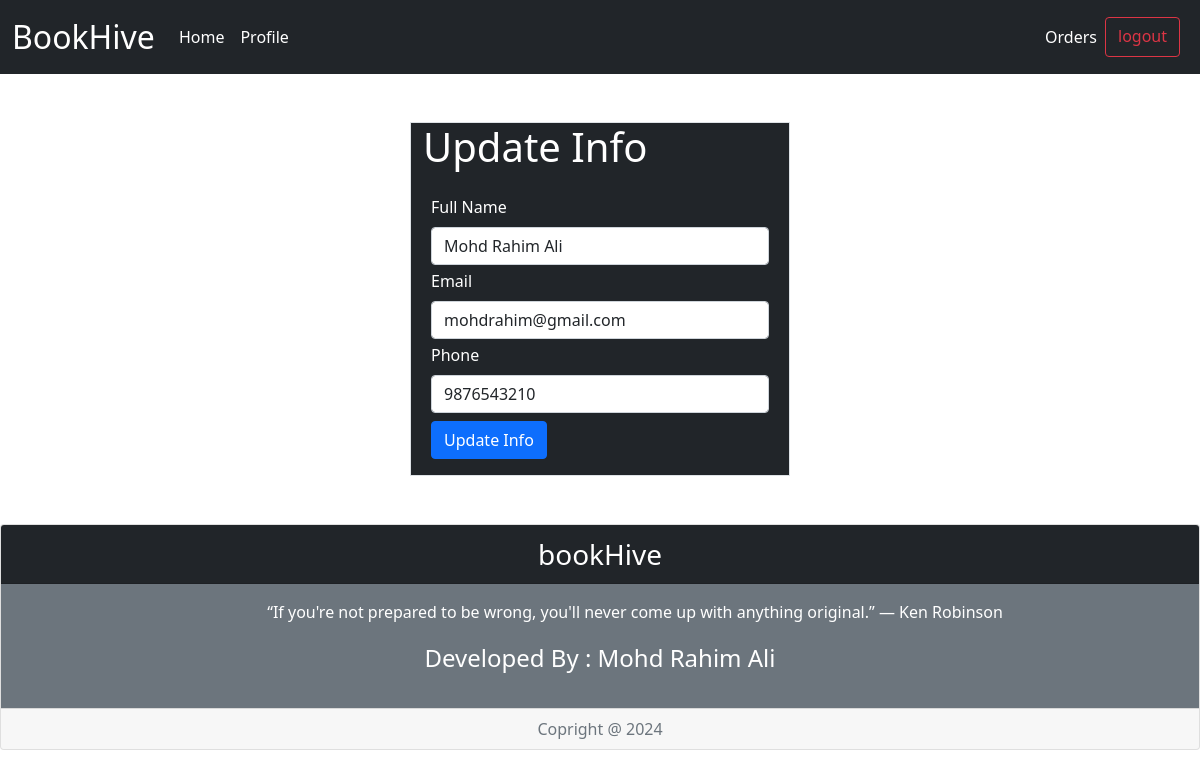
The page /edit-profile/ (signed in) on the database its author committed.
### store/models.py (models this page shows, shortened)
class UserDetail(models.Model):
    userType=(
        ('BUYER', 'Buyer'),
        ('SELLER', 'Seller')
    )
    name=models.CharField(max_length=100)
    email=models.CharField(max_length=50)
    phone=models.CharField(max_length=13)
    password=models.CharField(max_length=100)
    @staticmethod
    def get_user_by_email(email):
        try:
            return UserDetail.objects.get(email=email)
        except:
            return False

### store/views/edit_profile.py (the view, shortened to what this page needs)
# urls.py: path('edit-profile/', edit_profile.EditProfile.as_view(), name='editprofile'),
class EditProfile(View):
    def get(self, request):
        userEmail=request.session['userEmail']
        user=UserDetail.get_user_by_email(userEmail)
        return render(request, 'editprofile.html', {'user':user})

### store/templates/editprofile.html (shortened to what this page needs)
{% extends "base.html" %}
{% block content %}
<div class="container mx-auto">
  <div class="row justify-content-center">
    <div class="col-4 bg-dark text-white border border-1 my-5">
      <h1>Update Info</h1>
      <div class="mx-auto px-2 py-3">
        <form action='/edit-profile/' method='POST'>
          <div class="mb-1">
            <label for="name" class="form-label">Full Name</label>
            <input type="text" class="form-control" value="{{user.name}}" name='name' id="name" />
          </div>
          <div class="mb-1">
            <label for="email" class="form-label">Email</label>
            <input type="email" class="form-control" value="{{user.email}}"  name='email' id="email" />
          </div>
          <div class="mb-1">
            <label for="phone" class="form-label">Phone</label>
            <input type="number" class="form-control" value="{{user.phone}}" name='phone' id="phone" />
          </div>
          <button type="submit" class="btn mt-1 btn-primary">Update Info</button>
        </form>
      </div>
    </div>
  </div>
</div>
{% endblock %}

### rows shown on the page
UserDetail: name "Mohd Rahim Ali", email "mohdrahim@gmail.com", phone "9876543210"
